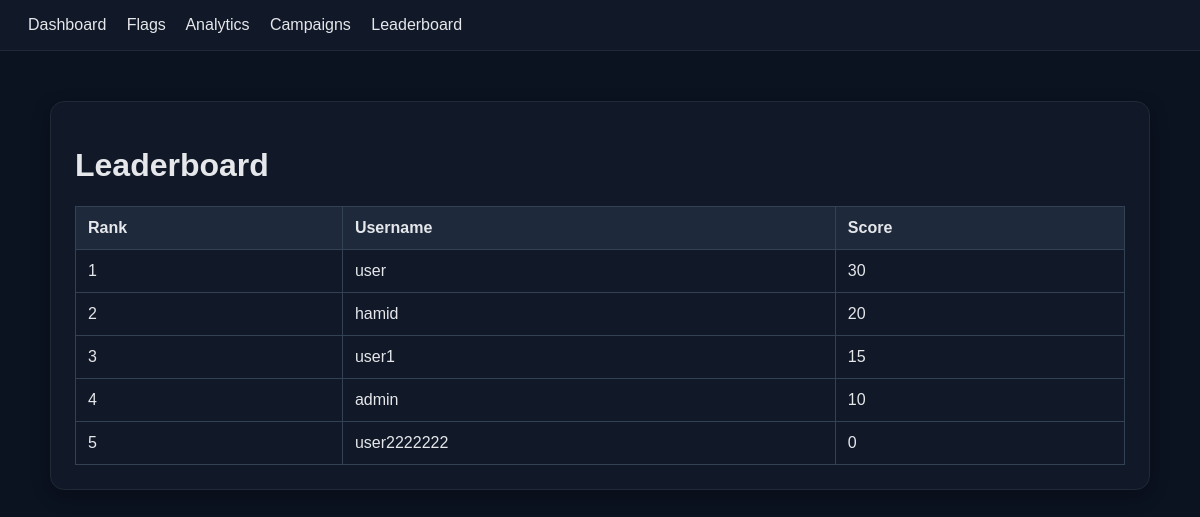
The page /leaderboard on the database as committed earlier.
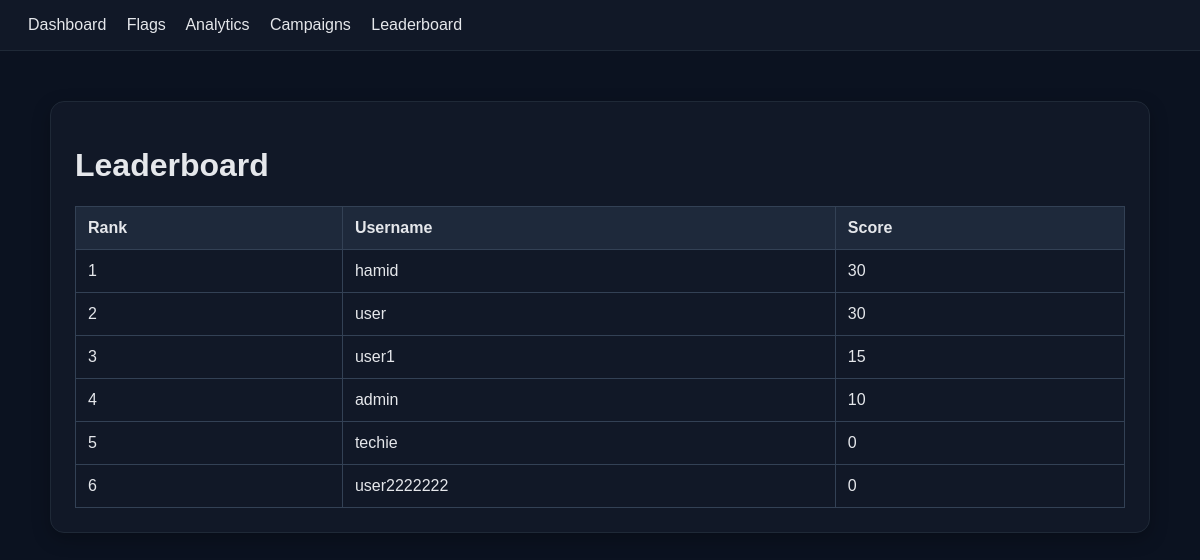
The same page on the database as committed later.
### tables this page shows
CREATE TABLE users (
        id INTEGER PRIMARY KEY AUTOINCREMENT,
        username TEXT UNIQUE NOT NULL,
        score INTEGER DEFAULT 0
    );

### app.py (the view)
@app.route("/leaderboard")
def leaderboard():
    conn = get_db_connection()
    cursor = conn.cursor()
    cursor.execute("SELECT username, score FROM users ORDER BY score DESC, username ASC")
    users = cursor.fetchall()
    conn.close()
    return render_template("leaderboard.html", users=users)

### app.py (called while the page is built, shortened)
def seed_comments():
    conn = sqlite3.connect(DB_NAME)
    cursor = conn.cursor()
    cursor.execute("SELECT COUNT(*) FROM stored_comments")
    count = cursor.fetchone()[0]
    conn.close()

def get_db_connection():
    init_db()
    seed_comments()
    conn = sqlite3.connect(DB_NAME)
    conn.row_factory = sqlite3.Row
    return conn

### templates/leaderboard.html
{% extends "base.html" %}
{% block content %}
<div class="card">
    <h1>Leaderboard</h1>
    <table>
        <thead>
            <tr>
                <th>Rank</th>
                <th>Username</th>
                <th>Score</th>
            </tr>
        </thead>
        <tbody>
            {% for user in users %}
            <tr>
                <td>{{ loop.index }}</td>
                <td>{{ user.username }}</td>
                <td>{{ user.score }}</td>
            </tr>
            {% endfor %}
        </tbody>
    </table>
</div>
{% endblock %}

### templates/base.html (shortened to what this page needs)
<!DOCTYPE html>
<html lang="en">
<head>
    <link rel="stylesheet" href="{{ url_for('static', filename='style.css') }}">
</head>
<body>
    <nav class="navbar">
        <div class="nav-left">
            <a href="{{ url_for('dashboard') }}">Dashboard</a>
            <a href="{{ url_for('tasks') }}">Flags</a>
            <a href="{{ url_for('analytics') }}">Analytics</a>
            <a href="{{ url_for('campaigns') }}">Campaigns</a>
            <a href="{{ url_for('leaderboard') }}">Leaderboard</a>
        </div>
    </nav>
    <main class="container">
        {% block content %}{% endblock %}
    </main>
</body>
</html>

### static/style.css (style rules this page uses)
body { font-family: Arial, sans-serif; background: #0b1220; color: #e5e7eb; margin: 0; padding: 0; }
.navbar { background: #111827; padding: 16px 28px; display: flex; justify-content: space-between; align-items: center; border-bottom: 1px solid #1f2937; }
.navbar a { color: #e5e7eb; text-decoration: none; margin-right: 16px; }
.container { max-width: 1100px; margin: 30px auto; padding: 20px; }
.hero-card, .card { background: #111827; border: 1px solid #1f2937; padding: 24px; margin-bottom: 20px; border-radius: 14px; box-shadow: 0 6px 18px rgba(0, 0, 0, 0.25); }
table { width: 100%; border-collapse: collapse; margin-top: 15px; }
table th, table td { border: 1px solid #334155; padding: 12px; text-align: left; }
table th { background: #1e293b; }

Rows that differ between the two databases and show on the page:
changed users "hamid": score "20" → "30"; moves up the list
added users: username "techie", score "0"
